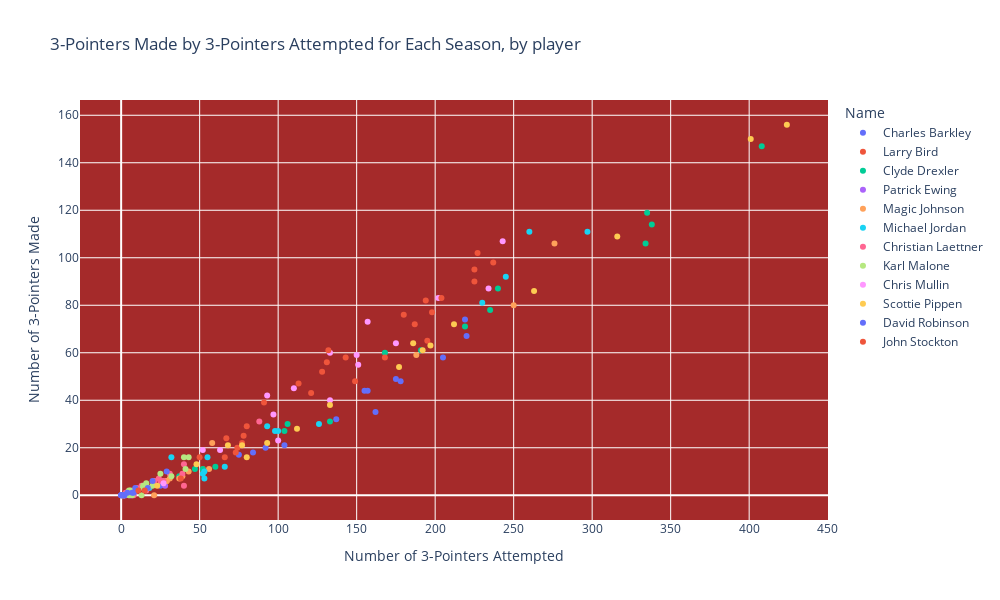

The code cell stored with this chart in its notebook:
### Code cell
#scatter plot showing number of 3-pointers goals made by the number of 3-pointers goals attempted
fig=px.scatter(df_all, x='FG3A', y='FG3M', color='Name', 
               title='3-Pointers Made by 3-Pointers Attempted for Each Season, by player', hover_data=["SEASON_ID"],
               width=1000, height=600,
               labels={"FG3A": "Number of 3-Pointers Attempted", "FG3M": "Number of 3-Pointers Made"}).update_layout(plot_bgcolor='brown') 
fig.show()

### Figure 1 — Plotly figure (JSON) as saved in the notebook; plotly's stock layout.template omitted (floating-point values rounded to 4 significant figures)
{"data": [{"customdata": [["1984-85"], ["1985-86"], ["1986-87"], ["1987-88"], ["1988-89"], ["1989-90"], ["1990-91"], ["1991-92"], ["1992-93"], ["1993-94"], ["1994-95"], ["1995-96"], ["1996-97"], ["1997-98"], ["1998-99"], ["1999-00"]], "hovertemplate": "Name=Charles Barkley<br>Number of 3-Pointers Attempted=%{x}<br>Number of 3-Pointers Made=%{y}<br>SEASON_ID=%{customdata[0]}<extra></extra>", "legendgroup": "Charles Barkley", "marker": {"color": "#636efa", "symbol": "circle"}, "mode": "markers", "name": "Charles Barkley", "orientation": "v", "showlegend": true, "type": "scatter", "x": [6, 75, 104, 157, 162, 92, 155, 137, 220, 178, 219, 175, 205, 84, 25, 26], "xaxis": "x", "y": [1, 17, 21, 44, 35, 20, 44, 32, 67, 48, 74, 49, 58, 18, 4, 6], "yaxis": "y"}, {"customdata": [["1979-80"], ["1980-81"], ["1981-82"], ["1982-83"], ["1983-84"], ["1984-85"], ["1985-86"], ["1986-87"], ["1987-88"], ["1988-89"], ["1989-90"], ["1990-91"], ["1991-92"]], "hovertemplate": "Name=Larry Bird<br>Number of 3-Pointers Attempted=%{x}<br>Number of 3-Pointers Made=%{y}<br>SEASON_ID=%{customdata[0]}<extra></extra>", "legendgroup": "Larry Bird", "marker": {"color": "#EF553B", "symbol": "circle"}, "mode": "markers", "name": "Larry Bird", "orientation": "v", "showlegend": true, "type": "scatter", "x": [143, 74, 52, 77, 73, 131, 194, 225, 237, 0, 195, 198, 128], "xaxis": "x", "y": [58, 20, 11, 22, 18, 56, 82, 90, 98, 0, 65, 77, 52], "yaxis": "y"}, {"customdata": [["1983-84"], ["1984-85"], ["1985-86"], ["1986-87"], ["1987-88"], ["1988-89"], ["1989-90"], ["1990-91"], ["1991-92"], ["1992-93"], ["1993-94"], ["1994-95"], ["1994-95"], ["1994-95"], ["1995-96"], ["1996-97"], ["1997-98"]], "hovertemplate": "Name=Clyde Drexler<br>Number of 3-Pointers Attempted=%{x}<br>Number of 3-Pointers Made=%{y}<br>SEASON_ID=%{customdata[0]}<extra></extra>", "legendgroup": "Clyde Drexler", "marker": {"color": "#00cc96", "symbol": "circle"}, "mode": "markers", "name": "Clyde Drexler", "orientation": "v", "showlegend": true, "type": "scatter", "x": [4, 37, 60, 47, 52, 104, 106, 191, 338, 133, 219, 240, 168, 408, 235, 335, 334], "xaxis": "x", "y": [1, 8, 12, 11, 11, 27, 30, 61, 114, 31, 71, 87, 60, 147, 78, 119, 106], "yaxis": "y"}, {"customdata": [["1985-86"], ["1986-87"], ["1987-88"], ["1988-89"], ["1989-90"], ["1990-91"], ["1991-92"], ["1992-93"], ["1993-94"], ["1994-95"], ["1995-96"], ["1996-97"], ["1997-98"], ["1998-99"], ["1999-00"], ["2000-01"], ["2001-02"]], "hovertemplate": "Name=Patrick Ewing<br>Number of 3-Pointers Attempted=%{x}<br>Number of 3-Pointers Made=%{y}<br>SEASON_ID=%{customdata[0]}<extra></extra>", "legendgroup": "Patrick Ewing", "marker": {"color": "#ab63fa", "symbol": "circle"}, "mode": "markers", "name": "Patrick Ewing", "orientation": "v", "showlegend": true, "type": "scatter", "x": [5, 7, 3, 6, 4, 6, 6, 7, 14, 21, 28, 9, 2, 2, 2, 2, 1], "xaxis": "x", "y": [0, 0, 0, 0, 1, 0, 1, 1, 4, 6, 4, 2, 0, 0, 0, 0, 0], "yaxis": "y"}, {"customdata": [["1979-80"], ["1980-81"], ["1981-82"], ["1982-83"], ["1983-84"], ["1984-85"], ["1985-86"], ["1986-87"], ["1987-88"], ["1988-89"], ["1989-90"], ["1990-91"], ["1995-96"]], "hovertemplate": "Name=Magic Johnson<br>Number of 3-Pointers Attempted=%{x}<br>Number of 3-Pointers Made=%{y}<br>SEASON_ID=%{customdata[0]}<extra></extra>", "legendgroup": "Magic Johnson", "marker": {"color": "#FFA15A", "symbol": "circle"}, "mode": "markers", "name": "Magic Johnson", "orientation": "v", "showlegend": true, "type": "scatter", "x": [31, 17, 29, 21, 29, 37, 43, 39, 56, 188, 276, 250, 58], "xaxis": "x", "y": [7, 3, 6, 0, 6, 7, 10, 8, 11, 59, 106, 80, 22], "yaxis": "y"}, {"customdata": [["1984-85"], ["1985-86"], ["1986-87"], ["1987-88"], ["1988-89"], ["1989-90"], ["1990-91"], ["1991-92"], ["1992-93"], ["1994-95"], ["1995-96"], ["1996-97"], ["1997-98"], ["2001-02"], ["2002-03"]], "hovertemplate": "Name=Michael Jordan<br>Number of 3-Pointers Attempted=%{x}<br>Number of 3-Pointers Made=%{y}<br>SEASON_ID=%{customdata[0]}<extra></extra>", "legendgroup": "Michael Jordan", "marker": {"color": "#19d3f3", "symbol": "circle"}, "mode": "markers", "name": "Michael Jordan", "orientation": "v", "showlegend": true, "type": "scatter", "x": [52, 18, 66, 53, 98, 245, 93, 100, 230, 32, 260, 297, 126, 53, 55], "xaxis": "x", "y": [9, 3, 12, 7, 27, 92, 29, 27, 81, 16, 111, 111, 30, 10, 16], "yaxis": "y"}, {"customdata": [["1992-93"], ["1993-94"], ["1994-95"], ["1995-96"], ["1995-96"], ["1995-96"], ["1996-97"], ["1997-98"], ["1998-99"], ["1999-00"], ["2000-01"], ["2000-01"], ["2000-01"], ["2001-02"], ["2002-03"], ["2003-04"], ["2004-05"]], "hovertemplate": "Name=Christian Laettner<br>Number of 3-Pointers Attempted=%{x}<br>Number of 3-Pointers Made=%{y}<br>SEASON_ID=%{customdata[0]}<extra></extra>", "legendgroup": "Christian Laettner", "marker": {"color": "#FF6692", "symbol": "circle"}, "mode": "markers", "name": "Christian Laettner", "orientation": "v", "showlegend": true, "type": "scatter", "x": [40, 25, 40, 31, 8, 39, 88, 27, 3, 24, 3, 10, 13, 10, 16, 21, 7], "xaxis": "x", "y": [4, 6, 13, 9, 0, 9, 31, 6, 1, 7, 1, 3, 4, 2, 2, 6, 1], "yaxis": "y"}, {"customdata": [["1985-86"], ["1986-87"], ["1987-88"], ["1988-89"], ["1989-90"], ["1990-91"], ["1991-92"], ["1992-93"], ["1993-94"], ["1994-95"], ["1995-96"], ["1996-97"], ["1997-98"], ["1998-99"], ["1999-00"], ["2000-01"], ["2001-02"], ["2002-03"], ["2003-04"]], "hovertemplate": "Name=Karl Malone<br>Number of 3-Pointers Attempted=%{x}<br>Number of 3-Pointers Made=%{y}<br>SEASON_ID=%{customdata[0]}<extra></extra>", "legendgroup": "Karl Malone", "marker": {"color": "#B6E880", "symbol": "circle"}, "mode": "markers", "name": "Karl Malone", "orientation": "v", "showlegend": true, "type": "scatter", "x": [2, 7, 5, 16, 43, 14, 17, 20, 32, 41, 40, 13, 6, 1, 8, 5, 25, 14, 1], "xaxis": "x", "y": [0, 0, 0, 5, 16, 4, 3, 4, 8, 11, 16, 0, 2, 0, 2, 2, 9, 3, 0], "yaxis": "y"}, {"customdata": [["1985-86"], ["1986-87"], ["1987-88"], ["1988-89"], ["1989-90"], ["1990-91"], ["1991-92"], ["1992-93"], ["1993-94"], ["1994-95"], ["1995-96"], ["1996-97"], ["1997-98"], ["1998-99"], ["1999-00"], ["2000-01"]], "hovertemplate": "Name=Chris Mullin<br>Number of 3-Pointers Attempted=%{x}<br>Number of 3-Pointers Made=%{y}<br>SEASON_ID=%{customdata[0]}<extra></extra>", "legendgroup": "Chris Mullin", "marker": {"color": "#FF97FF", "symbol": "circle"}, "mode": "markers", "name": "Chris Mullin", "orientation": "v", "showlegend": true, "type": "scatter", "x": [27, 63, 97, 100, 234, 133, 175, 133, 151, 93, 150, 202, 243, 157, 110, 52], "xaxis": "x", "y": [5, 19, 34, 23, 87, 40, 64, 60, 55, 42, 59, 83, 107, 73, 45, 19], "yaxis": "y"}, {"customdata": [["1987-88"], ["1988-89"], ["1989-90"], ["1990-91"], ["1991-92"], ["1992-93"], ["1993-94"], ["1994-95"], ["1995-96"], ["1996-97"], ["1997-98"], ["1998-99"], ["1999-00"], ["2000-01"], ["2001-02"], ["2002-03"], ["2003-04"]], "hovertemplate": "Name=Scottie Pippen<br>Number of 3-Pointers Attempted=%{x}<br>Number of 3-Pointers Made=%{y}<br>SEASON_ID=%{customdata[0]}<extra></extra>", "legendgroup": "Scottie Pippen", "marker": {"color": "#FECB52", "symbol": "circle"}, "mode": "markers", "name": "Scottie Pippen", "orientation": "v", "showlegend": true, "type": "scatter", "x": [23, 77, 112, 68, 80, 93, 197, 316, 401, 424, 192, 212, 263, 186, 177, 133, 48], "xaxis": "x", "y": [4, 21, 28, 21, 16, 22, 63, 109, 150, 156, 61, 72, 86, 64, 54, 38, 13], "yaxis": "y"}, {"customdata": [["1989-90"], ["1990-91"], ["1991-92"], ["1992-93"], ["1993-94"], ["1994-95"], ["1995-96"], ["1996-97"], ["1997-98"], ["1998-99"], ["1999-00"], ["2000-01"], ["2001-02"], ["2002-03"]], "hovertemplate": "Name=David Robinson<br>Number of 3-Pointers Attempted=%{x}<br>Number of 3-Pointers Made=%{y}<br>SEASON_ID=%{customdata[0]}<extra></extra>", "legendgroup": "David Robinson", "marker": {"color": "#636efa", "symbol": "circle"}, "mode": "markers", "name": "David Robinson", "orientation": "v", "showlegend": true, "type": "scatter", "x": [2, 7, 8, 17, 29, 20, 9, 0, 4, 1, 2, 1, 0, 0], "xaxis": "x", "y": [0, 1, 1, 3, 10, 6, 3, 0, 1, 0, 0, 0, 0, 0], "yaxis": "y"}, {"customdata": [["1984-85"], ["1985-86"], ["1986-87"], ["1987-88"], ["1988-89"], ["1989-90"], ["1990-91"], ["1991-92"], ["1992-93"], ["1993-94"], ["1994-95"], ["1995-96"], ["1996-97"], ["1997-98"], ["1998-99"], ["1999-00"], ["2000-01"], ["2001-02"], ["2002-03"]], "hovertemplate": "Name=John Stockton<br>Number of 3-Pointers Attempted=%{x}<br>Number of 3-Pointers Made=%{y}<br>SEASON_ID=%{customdata[0]}<extra></extra>", "legendgroup": "John Stockton", "marker": {"color": "#EF553B", "symbol": "circle"}, "mode": "markers", "name": "John Stockton", "orientation": "v", "showlegend": true, "type": "scatter", "x": [11, 15, 38, 67, 66, 113, 168, 204, 187, 149, 227, 225, 180, 91, 50, 121, 132, 78, 80], "xaxis": "x", "y": [2, 2, 7, 24, 16, 47, 58, 83, 72, 48, 102, 95, 76, 39, 16, 43, 61, 25, 29], "yaxis": "y"}], "layout": {"height": 600, "legend": {"title": {"text": "Name"}, "tracegroupgap": 0}, "plot_bgcolor": "brown", "title": {"text": "3-Pointers Made by 3-Pointers Attempted for Each Season, by player"}, "width": 1000, "xaxis": {"anchor": "y", "domain": [0, 1], "title": {"text": "Number of 3-Pointers Attempted"}}, "yaxis": {"anchor": "x", "domain": [0, 1], "title": {"text": "Number of 3-Pointers Made"}}}}
